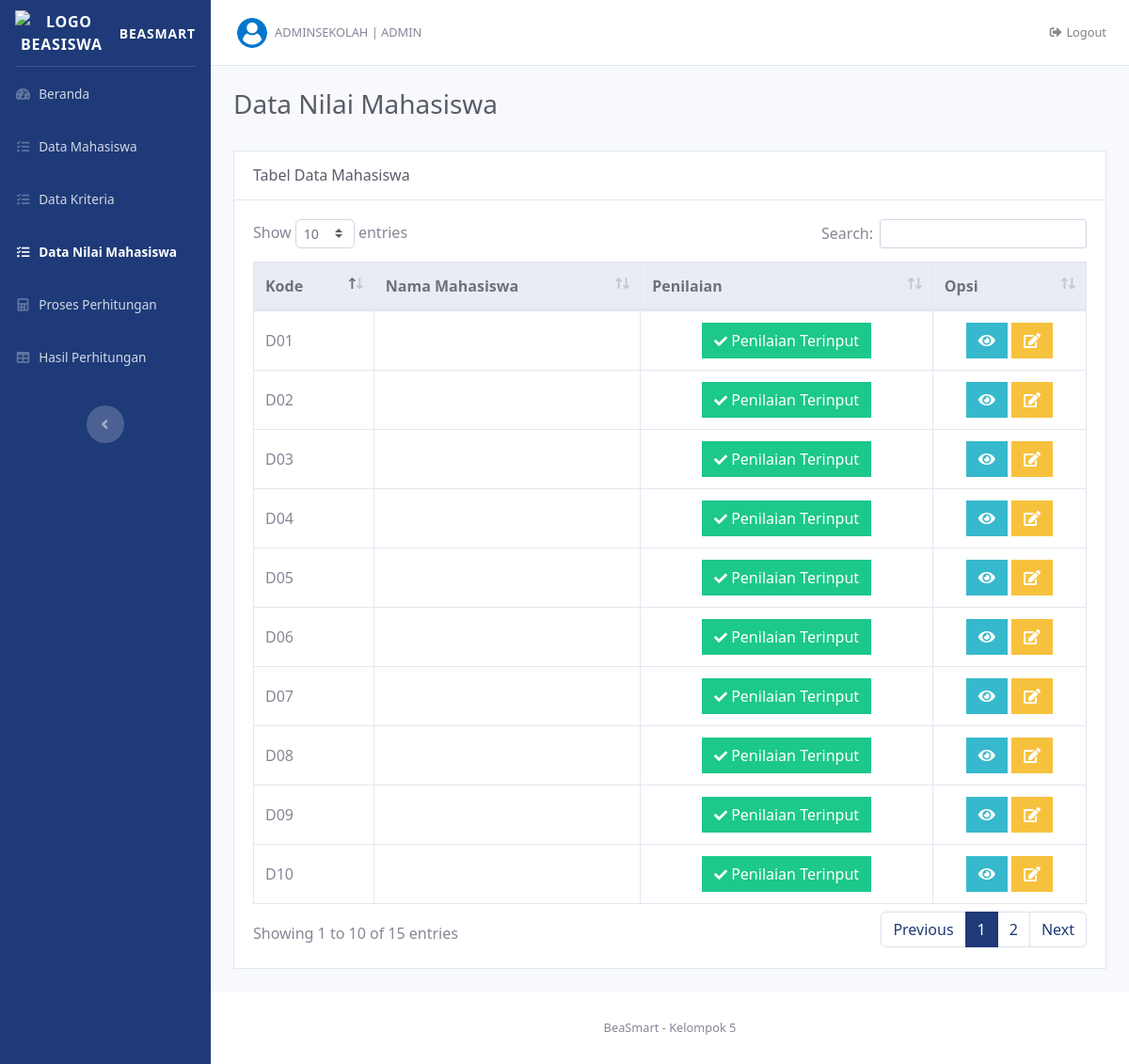
/index.php?page=data_penilaian (signed in), run on the app's committed database.
### tables this page shows
CREATE TABLE `data_alternatif` (
  `ID_Alter` int(15) NOT NULL,
  `Nama_Siswa` varchar(100) DEFAULT NULL,
  `Jenis_Kelamin` varchar(100) DEFAULT NULL,
  `Kelas` varchar(100) DEFAULT NULL,
  `Alamat` varchar(100) DEFAULT NULL
);

### pages/data_penilaian/data_penilaian.php (the view, shortened to what this page needs)
<?php
$sql = "SELECT * FROM data_alternatif";
$mahasiswa = mysqli_query($koneksi_db, $sql);
?>
<div class="d-sm-flex align-items-center justify-content-between mb-4">
    <h1 class="h3 text-gray-800">Data Nilai Mahasiswa</h1>
</div>
<div class="card mb-4 rounded-0">
    <div class="card-header bg-white py-3 d-flex align-items-center justify-content-between">
        <h6 class="m-0 text-gray-800">Tabel Data Mahasiswa</h6>
    </div>
    <div class="card-body">
        <div class="table-responsive">
            <table class="table table-bordered table-hover" id="dataTable" width="100%" cellspacing="0">
                <thead class="thead-light">
                    <tr>
                        <th class="text-nowrap">Kode</th>
                        <th class="text-nowrap">Nama Mahasiswa</th>
                        <th class="text-nowrap">Penilaian</th>
                        <th class="text-nowrap">Opsi</th>
                    </tr>
                </thead>
                <tbody>
                    <?php
                    $no = 0;
                    while ($alter = mysqli_fetch_assoc($mahasiswa)) :
                    $no++;
                    ?>
                        <tr>
                            <td class="text-nowrap"><?= 'D' . str_pad($no, 2, '0', STR_PAD_LEFT); ?></td>
                            <td class="text-nowrap text-uppercase"><?= htmlspecialchars($alter['Nama_Mahasiswa']); ?></td>
                            <td class="text-center text-nowrap">
                                <?php
                                $jmlData = mysqli_query($koneksi_db, "SELECT * FROM data_penilaian WHERE ID_Alter = '$alter[ID_Alter]'");
                                $jml = mysqli_num_rows($jmlData);
                                if ($jml == 0) {
                                ?>
                                    <a href="index.php?page=tambah_penilaian&penilaian=<?= $alter['ID_Alter']; ?>" class="btn btn-secondary btn-square rounded-0" title="Tambah Penilaian">
                                        <i class="fas fa-plus fa-sm"></i> Masukkan Penilaian
                                    </a>
                                <?php } else if ($jml > 0) { ?>
                                    <button class="btn btn-success btn-square rounded-0" title="Penilaian Telah Diinput" readonly="readonly">
                                        <i class="fas fa-check fa-sm"></i> Penilaian Terinput
                                    </button>
                                <?php } ?>
                            </td>
                            <td class="text-center text-nowrap">
                                <button type="button" data-mahasiswa="<?= $alter['Nama_Mahasiswa']; ?>" class="cek btn btn-info btn-square rounded-0" title="Lihat Penilaian">
                                    <i class="fas fa-eye"></i>
                                </button>
                                <a href="index.php?page=edit_penilaian&edit=<?= $alter['Nama_Mahasiswa']; ?>&id=<?= $alter['ID_Alter']; ?>" class="btn btn-warning btn-square rounded-0" title="Edit Penilaian">
                                    <i class="fas fa-edit"></i>
                                </a>
                            </td>
                        </tr>
                    <?php
                    endwhile;
                    ?>
                </tbody>
            </table>
        </div>
    </div>
</div>

### index.php (style rules this page uses)
* { font-family: "Segoe UI", Frutiger, "Frutiger Linotype", "Dejavu Sans", "Helvetica Neue", Arial, sans-serif; }

### pages/data_penilaian/data_penilaian.php (style rules this page uses)
.table th, .table td { vertical-align: middle; }

### data on the page
data_alternatif: no "01"
data_alternatif: no "02"
data_alternatif: no "03"
data_alternatif: no "04"
data_alternatif: no "05"
data_alternatif: no "06"
data_alternatif: no "07"
data_alternatif: no "08"
data_alternatif: no "09"
data_alternatif: no "10"

### other printed values
$_SESSION['user'] "ADMINSEKOLAH"
